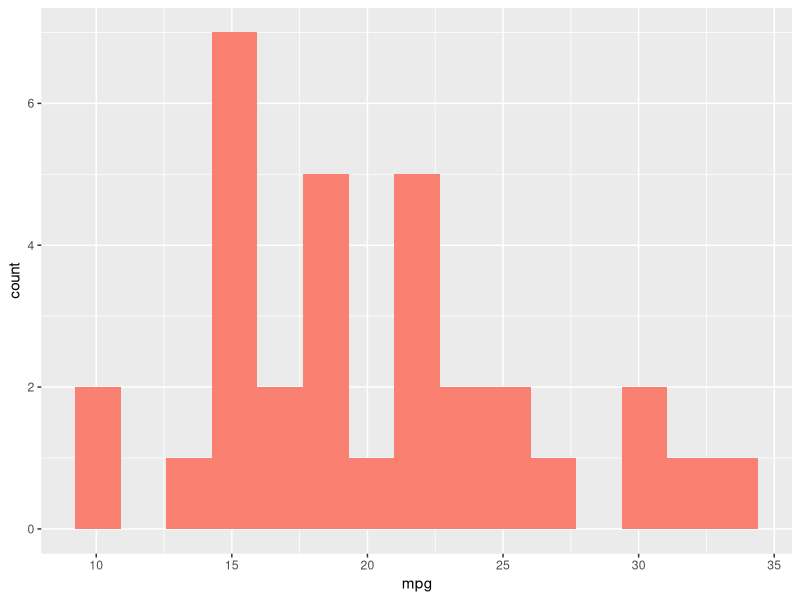
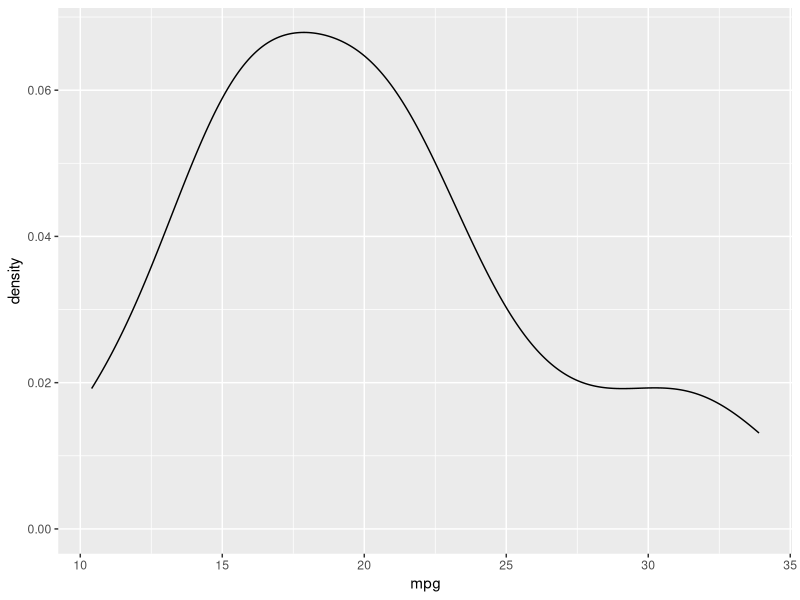
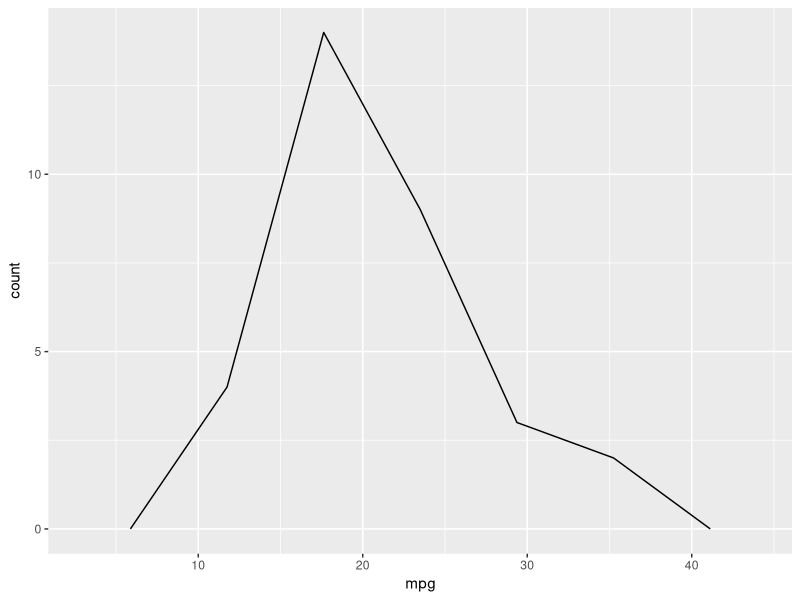
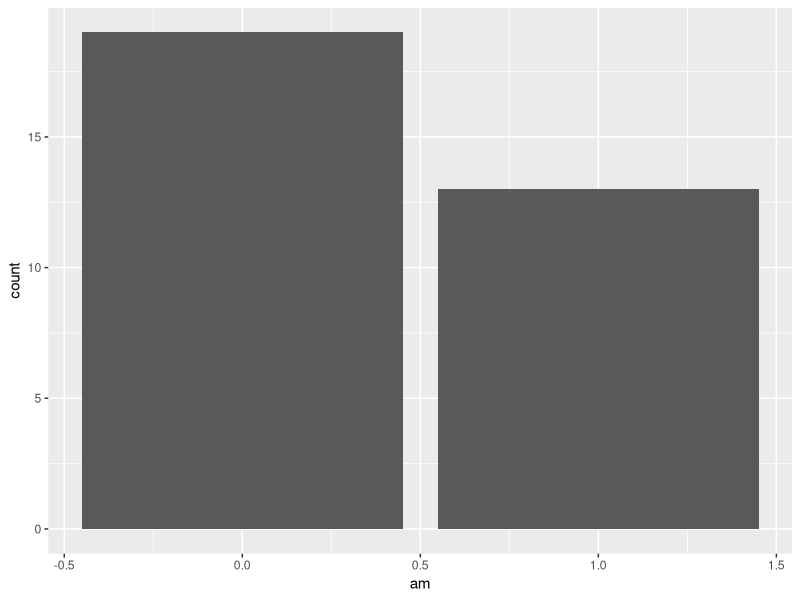
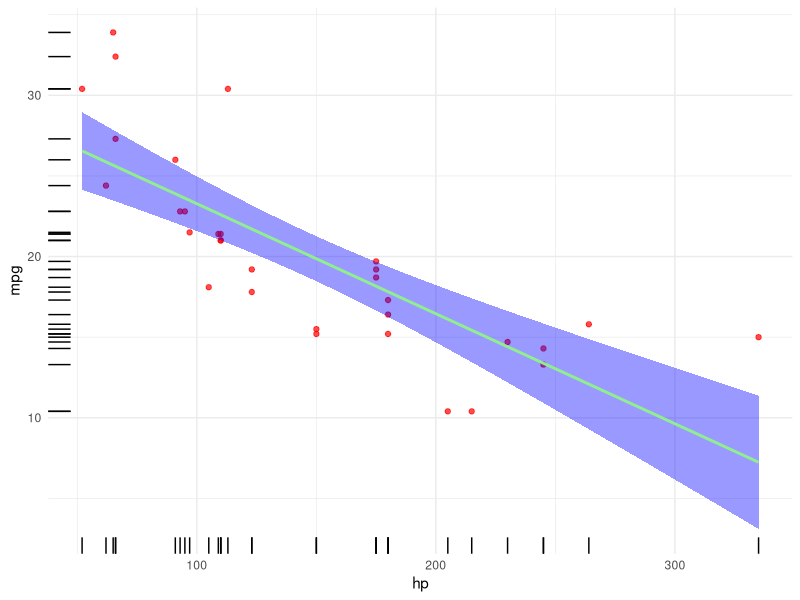
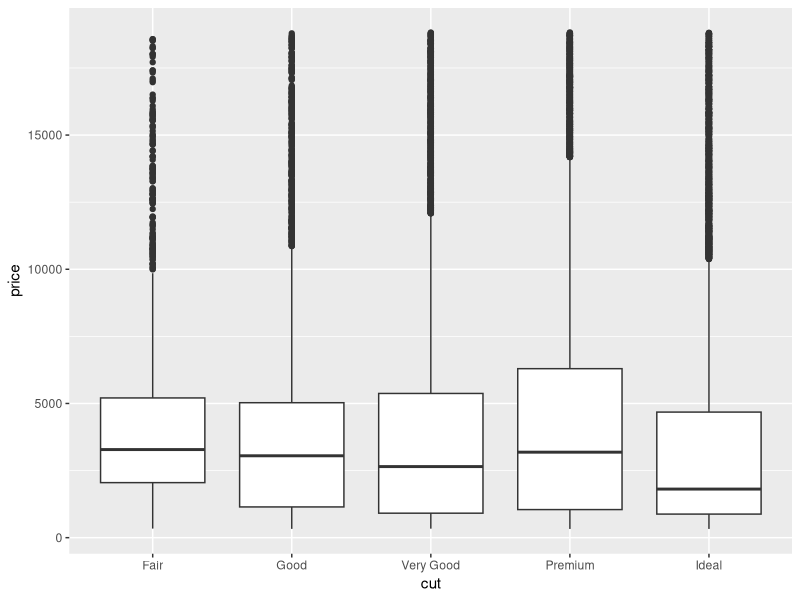
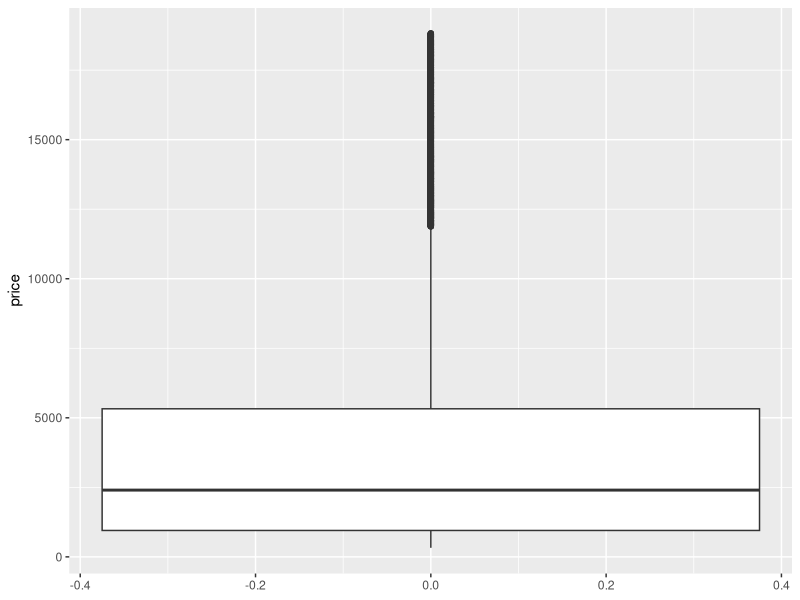
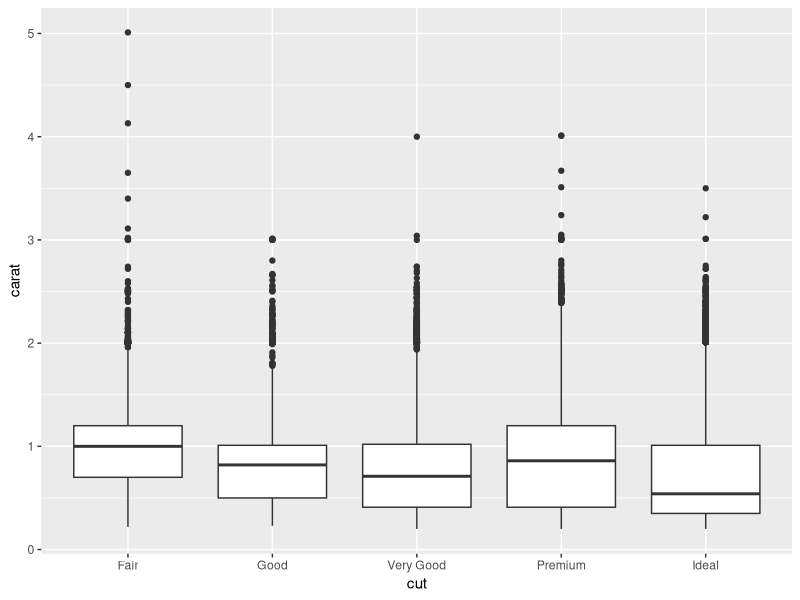

The R script that drew these images, in order: (Note: this script raises an error after producing the figures.)
library(tidyverse)

head(mtcars)

row(mtcars)

View(mtcars)

ggplot(data = mtcars,  mapping = aes(x = mpg)) + 
  geom_histogram(bins = 15, fill = 'salmon')


mtcars %>%
  ggplot(aes(mpg)) + geom_density()

mtcars %>%
  ggplot(aes(mpg)) + geom_freqpoly(bins = 5)



mtcars %>%
  ggplot(aes(am)) + geom_bar()


mtcars %>%
  ggplot(aes(hp, mpg)) + 
  geom_point(col = 'red', alpha = 0.7) + 
  geom_smooth(method = 'lm', col = 'lightgreen', fill = 'blue') + 
  geom_rug() + 
  theme_minimal()

diamonds %>% 
  ggplot(aes(x = cut, y = price)) + 
  geom_boxplot() 
  


diamonds %>%
  ggplot(aes(price)) + 
  geom_boxplot() + 
  coord_flip()


diamonds %>%
  ggplot(aes(x = cut, y = carat)) + 
  geom_boxplot()


diamonds %>%
  ggplot(aes(x = cut, y = price)) + 
  geom_violin()


plot_medprice <- diamonds %>%
  group_by(cut) %>%
  summarize(
    med_price = median(price)
  ) %>%
  ggplot(aes(cut, med_price)) + 
  geom_col() + 
  theme_minimal()

View(plot_medprice)
ggplot(agg_median_cut, aes(cut, med_price)) + 
  geom_col()


## qplot = quick plot

p1 <- diamonds %>%
  qplot(x = price,data = ., geom = "freqpoly", bins = 10)


diamonds %>%
  qplot(carat, price, data = ., geom = "point")


p2 <- diamonds %>%
  qplot(x = cut, data = ., geom = "bar")

sample_diamond <- sample_frac(diamonds, 0.09)
set.seed(42)
ggplot(sample_diamond, 
       aes(carat, price, col = cut)) + 
  geom_point(alpha = 0.7) + 
  theme_minimal() + 
  scale_color_brewer(type = 'div', palette = 3)
  #  scale_color_manual(
   # values = c("salmon", 'green', 'gold', 'blue', 'cyan')
  #)

# overplotting
set.seed(42)
ggplot(sample_diamond, 
       aes(carat, price, col = price)) + 
  geom_point(alpha = 0.7) + 
  theme_minimal() + 
  scale_color_gradient(low = 'salmon',
                       high = 'gold') + 
  facet_wrap(~cut, ncol = 3)


set.seed(42)
ggplot(sample_diamond, 
       aes(carat, price, col = price)) + 
  geom_point(alpha = 0.7) + 
  geom_smooth() +
  theme_minimal() + 
  scale_color_gradient(low = 'salmon',
                       high = 'gold') + 
  facet_grid(cut ~ clarity) 


#label

mtcars %>%
  ggplot(aes(hp, mpg)) + 
  geom_point() + 
  labs (
    title = "First Scatterplot", 
    subtitle = "HP vs MPG",
    x = "Horse power",
    y = "Mile per gallon",
    caption = "R plot with ggplot2"
  ) + 
  theme_solarized()

library(ggthemes)

#install more theme for ggplot

